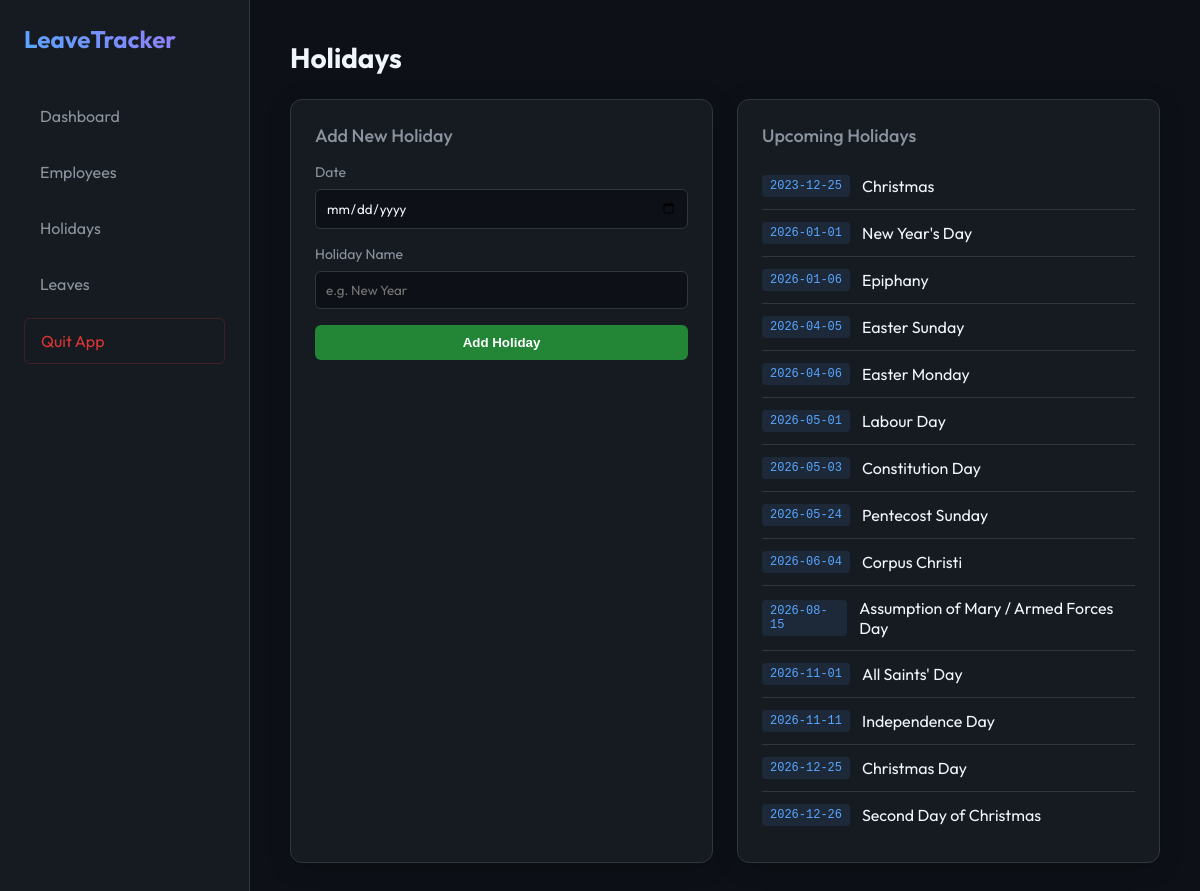
The page /holidays on the database its author committed.
### tables this page shows
CREATE TABLE holidays (
            date TEXT PRIMARY KEY,
            name TEXT NOT NULL
        );

### webapp.py (the view, shortened to what this page needs)
@app.route('/holidays', methods=['GET', 'POST'])
def holidays():
    from db import get_connection
    conn = get_connection()
    cursor = conn.cursor()
    cursor.execute('SELECT date, name FROM holidays ORDER BY date')
    existing_holidays = cursor.fetchall()
    conn.close()
    return render_template('holidays.html', holidays=existing_holidays)

### db.py (called while the page is built)
def get_connection():
    conn = sqlite3.connect(DB_FILE)
    return conn

### templates/holidays.html
{% extends "layout.html" %}
{% block content %}
<h2>Holidays</h2>
<div class="card-container">
    <div class="card add-form">
        <h3>Add New Holiday</h3>
        <form method="post">
            <div class="form-group">
                <label for="date">Date</label>
                <input type="date" id="date" name="date" required>
            </div>
            <div class="form-group">
                <label for="name">Holiday Name</label>
                <input type="text" id="name" name="name" required placeholder="e.g. New Year">
            </div>
            <button type="submit" class="btn-primary">Add Holiday</button>
        </form>
    </div>
    <div class="card list-view">
        <h3>Upcoming Holidays</h3>
        <ul class="clean-list">
            {% for date, name in holidays %}
            <li>
                <span class="date-badge">{{ date }}</span>
                {{ name }}
            </li>
            {% else %}
            <p>No holidays recorded.</p>
            {% endfor %}
        </ul>
    </div>
</div>
{% endblock %}

### templates/layout.html (shortened to what this page needs)
<!DOCTYPE html>
<html lang="en">
<head>
    <link rel="stylesheet" href="{{ url_for('static', filename='style.css') }}">
</head>
<body>
    <div class="sidebar">
        <h1>LeaveTracker</h1>
        <nav>
            <a href="{{ url_for('dashboard') }}">Dashboard</a>
            <a href="{{ url_for('employees') }}">Employees</a>
            <a href="{{ url_for('holidays') }}">Holidays</a>
            <a href="{{ url_for('leaves') }}">Leaves</a>
            <a href="{{ url_for('shutdown') }}" class="quit-btn"
                onclick="return confirm('Are you sure you want to quit the app?');">Quit App</a>
        </nav>
    </div>
    <div class="main-content">
        {% block content %}{% endblock %}
    </div>
</body>
</html>

### static/style.css (style rules this page uses)
:root { --bg-color: #0d1117; --card-bg: #161b22; --text-primary: #f0f6fc; --text-secondary: #8b949e; --accent: #58a6ff; --accent-hover: #1f6feb; --border: #30363d; --success: #238636; --danger: #da3633; --glass: rgba(22, 27, 34, 0.7); }
* { box-sizing: border-box; margin: 0; padding: 0; }
body { font-family: 'Outfit', -apple-system, BlinkMacSystemFont, "Segoe UI", Roboto, Helvetica, Arial, sans-serif; background-color: var(--bg-color); color: var(--text-primary); display: flex; min-height: 100vh; }
.sidebar { width: 250px; background-color: var(--card-bg); border-right: 1px solid var(--border); padding: 24px; display: flex; flex-direction: column; }
.sidebar h1 { font-size: 24px; margin-bottom: 40px; background: linear-gradient(45deg, var(--accent), #a371f7); -webkit-background-clip: text; -webkit-text-fill-color: transparent; }
.sidebar nav { display: flex; flex-direction: column; gap: 12px; }
.sidebar a { text-decoration: none; color: var(--text-secondary); padding: 12px 16px; border-radius: 6px; transition: all 0.2s ease; }
.sidebar a.quit-btn { margin-top: auto; color: var(--danger); border: 1px solid rgba(218, 54, 51, 0.2); }
.main-content { flex: 1; padding: 40px; overflow-y: auto; }
.card-container { display: flex; gap: 24px; flex-wrap: wrap; margin-top: 24px; }
.card { background-color: var(--card-bg); border: 1px solid var(--border); border-radius: 12px; padding: 24px; flex: 1; min-width: 300px; box-shadow: 0 4px 24px rgba(0, 0, 0, 0.2); }
h2 { font-size: 28px; margin-bottom: 24px; }
h3 { font-size: 18px; color: var(--text-secondary); margin-bottom: 16px; font-weight: 500; }
.form-group { margin-bottom: 16px; }
label { display: block; margin-bottom: 8px; color: var(--text-secondary); font-size: 14px; }
input, select { width: 100%; padding: 10px; border-radius: 6px; background-color: var(--bg-color); border: 1px solid var(--border); color: var(--text-primary); font-family: inherit; transition: border-color 0.2s; }
.btn-primary { background-color: var(--success); color: white; border: none; padding: 10px 20px; border-radius: 6px; font-weight: 600; cursor: pointer; transition: background-color 0.2s; width: 100%; }
.clean-list { list-style: none; }
.clean-list li { padding: 12px 0; border-bottom: 1px solid var(--border); display: flex; align-items: center; gap: 12px; }
.clean-list li:last-child { border-bottom: none; }
.id-badge, .date-badge { background-color: rgba(88, 166, 255, 0.1); color: var(--accent); padding: 4px 8px; border-radius: 4px; font-size: 12px; font-family: monospace; }

### rows shown on the page
holidays: date "2023-12-25", name "Christmas"
holidays: date "2026-01-01", name "New Year's Day"
holidays: date "2026-01-06", name "Epiphany"
holidays: date "2026-04-05", name "Easter Sunday"
holidays: date "2026-04-06", name "Easter Monday"
holidays: date "2026-05-01", name "Labour Day"
holidays: date "2026-05-03", name "Constitution Day"
holidays: date "2026-05-24", name "Pentecost Sunday"
holidays: date "2026-06-04", name "Corpus Christi"
holidays: date "2026-08-15", name "Assumption of Mary / Armed Forces Day"
holidays: date "2026-11-01", name "All Saints' Day"
holidays: date "2026-11-11", name "Independence Day"
holidays: date "2026-12-25", name "Christmas Day"
holidays: date "2026-12-26", name "Second Day of Christmas"
